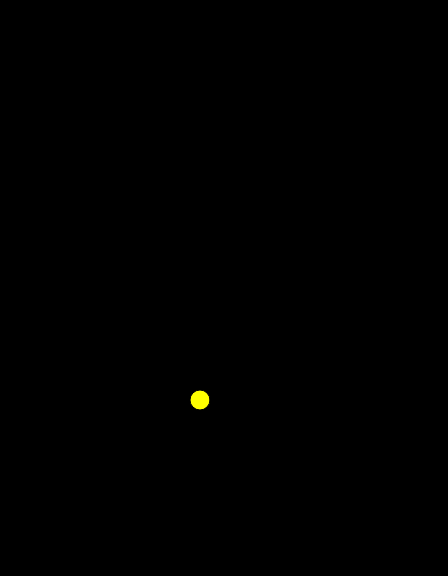
Frame 1 (no input)
Frame 60 (no input): identical to frame 1, image omitted
Frame 120 (the mouse pressed at the canvas centre since frame 60): identical to frame 1, image omitted

The p5.js sketch that drew this single still picture (run headless with seeded random() and noise() and a simulated clock; from frame 60 on, the mouse is pressed at the canvas centre):

// p5.js sketch
// ── sketch.js
let game;

function setup() {
  createCanvas(cc.SCREENWIDTH, cc.SCREENHEIGHT);
  game = new Game();
}

function draw() {
  game.update();
  game.render();
}

// ── animation.js
class Animator {
    constructor(frames=[], speed=20, loop=true) {
        this.frames = frames;
        this.current_frame = 0;
        this.speed = speed;
        this.loop = loop;
        this.dt = 0;
        this.finished = false;
    }

    reset() {
        this.current_frame = 0;
        this.finished = false;
    }

    update(dt) {
        if (!this.finished) this.nextFrame(dt);
        if (this.current_frame == this.frames.length) {
            if (this.loop) this.current_frame = 0;
            else {
                this.finished = true;
                this.current_frame--;
            }
        }
        return this.frames[this.current_frame];
    }

    nextFrame(dt) {
        this.dt += dt;
        if (this.dt >= (1.0 / this.speed)) {
            this.current_frame++;
            this.dt = 0;
        }
    }
}

// ── constants.js
let cc = {
  sprites: {
    // must have full path or p5.js editor won't work here!
    "grass"   : { "path" : "assets/grass.png"},
    "project" : { "path" : "assets/project.png"},
    "title" : { "path" : "assets/title.png"},
  },
  sounds : {
    "run_amok" : { "path" : "assets/run_amok.mp3"},
  },
  
  TILEWIDTH    : 16,
  TILEHEIGHT   : 16,
  NROWS        : 36,
  NCOLS        : 28,
  SCREENWIDTH  : -1,  // placeholder, calc'ed below
  SCREENHEIGHT : -1,  // placeholder, calc'ed below
  SCREENSIZE   : -1,  // placeholder, calc'ed below
  BLACK        : 'black',
  YELLOW       : 'yellow',

  STOP         : 0,
  UP           : 1,
  DOWN         : -1,
  LEFT         : 2,
  RIGHT        : -2,

  PACMAN       : 0,
}
cc.SCREENWIDTH = cc.NCOLS*cc.TILEWIDTH;    // 448
cc.SCREENHEIGHT = cc.NROWS*cc.TILEHEIGHT;  // 576
cc.SCREENSIZE = (cc.SCREENWIDTH, cc.SCREENHEIGHT);

// ── entity.js
class Entity {
    constructor(node) {
        this.name = null;
        this.dirVectors = {UP:new Vector2(0, -1),DOWN:new Vector2(0, 1),LEFT:new Vector2(-1, 0),RIGHT:new Vector2(1, 0),STOP:new Vector2()};
        this.dirString = "STOP";
        this.setSpeed(100);
        this.radius = 10;
        this.collideRadius = 5;
        this.diam = this.radius*2;
        this.color = cc.WHITE;
        this.node = node;
        this.setPosition();
        this.targetNode = node;
        this.visible = true;
        this.disablePortal = false;
        this.goalVector = null;
        this.directionMethod = this.randomDirection;
    }

    goalDirection(dirVectors) {
        let distances = [];
        for (let dirString of dirVectors) {
            let vec = this.node.position.add(this.dirVectors[dirString].mul(cc.TILEWIDTH));
            vec = vec.sub(this.goalVector);
            distances.push(vec.magnitudeSquared());
        }
        let index = distances.indexOf(min(distances));
        return dirVectors[index];
    }
  
    // don't use arrow function here or won't work!
    update(dt) {
        let dir = this.dirVectors[this.dirString];
        let dPos = dir.mul(this.speed);
        dPos = dPos.mul(dt);
        this.position = this.position.add(dPos);

        if (this.overshotTarget()) {
            this.node = this.targetNode;
            let directions = this.validDirections();
            let dirString = this.directionMethod(directions);
            if (!this.disablePortal) {
                if (this.node.neighborNodes["PORTAL"] != null) {
                    this.node = this.node.neighborNodes["PORTAL"];
                }
            }
            this.targetNode = this.getNewTarget(dirString);
            if (this.targetNode != this.node) {
                this.dirString = dirString;
            } else {
                this.targetNode = this.getNewTarget(this.dirString);
            }
            this.setPosition();
        }
    }
    
    render = () => {
        if (this.visible) {
            let p = this.position.asInt();  // returns object
            fill(this.color);
            circle(p.x, p.y, this.diam);
        }
      }
          
    setPosition() {
        this.position = this.node.position.cpy();
    }

    getNewTarget(dirString) {
    if (this.validDirection(dirString)) {
        return this.node.neighborNodes[dirString];
    }
    return this.node
    }
  
    overshotTarget() {
        if (this.targetNode != null) {
          let vec1 = (this.targetNode.position).sub(this.node.position);
          let vec2 = (this.position).sub(this.node.position);
          let node2Target = vec1.magnitudeSquared();
          let node2Self = vec2.magnitudeSquared();
          return node2Self >= node2Target;
        }
        return false;
    }

    // get key value from cc.DIR that is
    // opposite direction of direction parameter
    oppDirection(dirString) {
        let dir = cc.DIR[dirString];
        let oppdir = dir * -1;
        // getKeyValue(..) is in sketch.js
        let oppKey = getKeyValue(cc.DIR, oppdir);
        return oppKey;
    }

    reverseDirection() {
        this.dirString = oppDirection(this.dirString);  // oppDirection() in this.file
        let temp = this.node;
        this.node = this.targetNode;
        this.targetNode = temp;
      }
  
    validDirection(dirString) {
        if (dirString != "STOP") {
            if (this.node.neighborNodes[dirString] != null) return true;
        }
        return false;
    }

    validDirections() {
        let directions = [];
        for (let key of ["UP", "DOWN", "LEFT", "RIGHT"]) {
            if (this.validDirection(key)) {
                let dir = cc.DIR[key];
                let thisdir = cc.DIR[this.dirString];
                if (dir != thisdir * -1) {
                    directions.push(key);
                }
            }
        }
        if (directions.length == 0) {
            directions.push(oppDirection(this.dirString));  // oppDirection in this.file
        }
        return directions;
    }

    // python randint(3, 9) -> return number between 3 & 9 (both included)
    // p5.js   random(3, 9) -> return number between 3 (inclusive) & 9 (exclusive)
    randomDirection(directions) {
        return directions[Math.floor(random(0, directions.length))];
    }

    oppositeDirection(dirString) {
        if (direction != "STOP") {
            let dir = cc.DIR[dirString];
            let thisdir = cc.DIR[this.dirString];
            if (dir == thisdir * -1) {
                return true;
            }
        }
        return false;
    }

    setSpeed(speed) {
        this.speed = speed * cc.TILEWIDTH / 16;
    }
}
// ── fruit.js
class Fruit extends Entity {
    constructor(node) {
        super(node);
        this.name = "FRUIT";
        this.color = cc.GREEN;
        this.lifespan = 10;
        this.timer = 0;
        this.destroy = false;
        this.points = 100;
        this.setBetweenNodes("RIGHT");
        this.sprites = new FruitSprites(this);
    }

    update(dt) {
        this.timer += dt;
        if (this.timer >= this.lifespan) this.destroy = true;
    }
}

// ── game.js
class Game {
  constructor() {
    this.pacman = new Pacman();
    this.lastdT = 0;
  }
  
  update = () => {
    // return amount of time passed since last time this line was called
    let wpn = window.performance.now();
    let dt = wpn - this.lastdT;   // milisecs since last time this line called
    this.lastdT = wpn;
    dt /= 1000.00;                // secs since last time this line called
    this.pacman.update(dt);
  }
  
  render = () => {
    background(cc.BLACK);
    this.pacman.render();
  }
}
// ── ghosts.js
class Ghost extends Entity {
    constructor(node, pacman=null, blinky=null) {
        super(node);
        this.name = "GHOST";
        this.points = 200;
        this.goalVector = new Vector2();
        this.directionMethod = this.goalDirection;
        this.pacman = pacman;
        this.mode = new ModeController(this);
        this.blinky = blinky;
        this.homeNode = node;
    }

    reset() {
        super.reset();
        this.points = 200;
        this.directionMethod = this.goalDirection;
    }

    update = (dt) => {
        this.mode.update(dt);
        if (this.mode.current == cc.SCATTER) this.scatter();
        else if (this.mode.current == cc.CHASE) this.chase();
        super.update(dt);
    }

    scatter() {
        this.goalVector = new Vector2();
    }

    chase() {
        this.goalVector = this.pacman.positionVector;
    }

    startFreight() {
        this.mode.setFreightMode();
        if (this.mode.current == cc.FREIGHT) {
            this.setSpeed(50);
            this.directionMethod = this.goalDirection;
        }
    }

    normalMode() {
        this.setSpeed(100);
        this.directionMethod = this.goalDirection;
    }

    spawn() {
        this.goalVector = this.spawnNode.position;
    }

    setSpawnNode(node) {
        this.spawnNode = node;
    }

    startSpawn() {
        this.mode.setSpawnMode();
        if (this.mode.current == cc.SPAWN) {
            this.setSpeed(150);
            this.directionMethod = this.goalDirection;
            this.spawn();
        }
    }
}

class Blinky extends Ghost {
    constructor(node, pacman=null, blinky=null) {
        super(node, pacman, blinky);
        this.name = "BLINKY";
        this.color = cc.RED;
    }
}

class Pinky extends Ghost {
    constructor(node, pacman=null, blinky=null) {
        super(node, pacman, blinky);
        this.name = "PINKY";
        this.color = cc.PINK;
    }

    scatter() {
        this.goalVector = new Vector2(cc.TILEWIDTH*cc.NCOLS, 0);
    }

    chase() {
        this.goalVector = this.pacman.positionVector.add(this.pacman.dirVectors[this.pacman.dirString]);
        this.goalVector = this.goalVector.mul(cc.TILEWIDTH * 4);
    }
}

class Inky extends Ghost {
    constructor(node, pacman=null, blinky=null) {
        super(node, pacman, blinky);
        this.name = "INKY";
        this.color = cc.TEAL;
    }

    scatter() {
        this.goalVector = new Vector2(cc.TILEWIDTH*cc.NCOLS, cc.TILEHEIGHT*cc.NROWS);
    }

    chase() {
        let vec1 = this.pacman.positionVector.add(this.pacman.dirVectors[this.pacman.dirString]);
        vec1 = vec1.mul(cc.TILEWIDTH * 2);
        let bPos = this.blinky.position;
        let vec2 = vec1.sub(bPos);
        vec2 = vec2.mul(2);
        this.goalVector = bPos.add(vec2);
    }
}

class Clyde extends Ghost {
    constructor(node, pacman=null, blinky=null) {
        super(node, pacman, blinky);
        this.name = "CLYDE";
        this.color = cc.ORANGE;
    }

    scatter() {
        this.goalVector = new Vector2(0, cc.TILEHEIGHT*cc.NROWS);
    }

    chase() {
        let d = this.pacman.positionVector.sub(this.position);
        let ds = d.magnitudeSquared();
        if (ds <= Math.pow(cc.TILEWIDTH*8, 2)) {
            this.scatter()
        } else {
            this.goalVector = this.pacman.positionVector.add(this.pacman.dirVectors[this.pacman.dirString]);
            this.goalVector = this.goalVector.mul(cc.TILEWIDTH * 4);    
        }
    }
}

class GhostGroup {
    constructor(node, pacman) {
        this.blinky = new Blinky(node, pacman);
        this.pinky = new Pinky(node, pacman);
        this.inky = new Inky(node, pacman, this.blinky);
        this.clyde = new Clyde(node, pacman);
        this.ghosts = [this.blinky, this.pinky, this.inky, this.clyde];
    }

    update = (dt) => {
        for (let ghost of this.ghosts) {
            ghost.update(dt)
        }
    }

    startFreight() {
        for (let ghost of this.ghosts) {
            ghost.startFreight()
        }
        this.resetPoints();
    }

    setSpawnNode(node) {
        for (let ghost of this.ghosts) {
            ghost.setSpawnNode(node);
        }
    }

    updatePoints() {
        for (let ghost of this.ghosts) {
            ghost.points *= 2;
        }
    }

    resetPoints() {
        for (let ghost of this.ghosts) {
            ghost.points = 200;
        }
    }

    reset() {
        for (let ghost of this.ghosts) {
            ghost.reset();
        }
    }

    hide() {
        for (let ghost of this.ghosts) {
            ghost.visible = false;
        }
    }

    show() {
        for (let ghost of this.ghosts) {
            ghost.visible = true;
        }
    }

    render = () => {
        for (let ghost of this.ghosts) {
            ghost.render();
        }
    }
}

// ── maze.js
let maze1 = [
    // 0        10        20     27
    // 0123456789012345678901234567
/*00*/"XXXXXXXXXXXXXXXXXXXXXXXXXXXX",
/*01*/"XXXXXXXXXXXXXXXXXXXXXXXXXXXX",
/*02*/"XXXXXXXXXXXXXXXXXXXXXXXXXXXX",
/*03*/"0111111111111781111111111110",
/*04*/"1+....+.....+33+.....+....+1",
/*05*/"1.2332.23332.33.23332.2332.1",
/*06*/"1p3XX3.3XXX3.33.3XXX3.3XX3p1",
/*07*/"1.2332.23332.22.23332.2332.1",
/*08*/"1+....+..+..+..+..+..+....+1",
/*19*/"1.2332.22.23333332.22.2332.1",
/*10*/"1.2332.33.23399332.33.2332.1",
/*11*/"1+....+33+..+33+..+33+....+1",
/*12*/"011116.39332|33|23393.611110",
/*13*/"XXXXX1.39332|22|23393.1XXXXX",
/*14*/"XXXXX1.33n--n--n--n33.1XXXXX",
/*15*/"XXXXX1.33|455==554|33.1XXXXX",
/*16*/"111116.22|5XXXXXX5|22.611111",
/*17*/"n-----+--n5XXXXXX5n--+-----n",
/*18*/"111116.22|5XXXXXX5|22.611111",
/*29*/"XXXXX1.33|45555554|33.1XXXXX",
/*20*/"XXXXX1.33n--------n33.1XXXXX",
/*21*/"XXXXX1.33|23333332|33.1XXXXX",
/*22*/"011116.22|23399332|22.611110",
/*23*/"1+....+..+..+33+..+..+....+1",
/*24*/"1.2332.23332.33.23332.2332.1",
/*25*/"1.2393.23332.22.23332.3932.1",
/*26*/"1P.+33+..+..+--+..+..+33+.P1",
/*27*/"832.33.22.23333332.22.33.237",
/*28*/"732.22.33.23399332.33.22.238",
/*39*/"1+.+..+33+..+33+..+33+..+.+1",
/*30*/"1.2333399332.33.2339933332.1",
/*31*/"1.2333333332.22.2333333332.1",
/*32*/"1+..........+..+..........+1",
/*33*/"0111111111111111111111111110",
/*34*/"XXXXXXXXXXXXXXXXXXXXXXXXXXXX",
/*35*/"XXXXXXXXXXXXXXXXXXXXXXXXXXXX",
];

// ── mazedata.js
class MazeBase {
    constructor() {
        this.portalPairs = {};
        this.homeoffset = {x:0, y:0};
        this.ghostNodeDeny = {UP:{}, DOWN:{}, LEFT:{}, RIGHT:{}};
    }

    setPortalPairs(nodes) {
        for (const[key, value] of Object.entries(this.portalPairs)) {
            const pair1 = value[0];
            const pair2 = value[1];
            nodes.setPortalPair(pair1, pair2);
        }
    }

    connectHomeNodes(nodes) {
        const key = nodes.createHomeNodes(this.homeoffset.x, this.homeoffset.y);
        nodes.connectHomeNodes(key, this.homenodeconnectLeft, "LEFT");
        nodes.connectHomeNodes(key, this.homenodeconnectRight, "RIGHT");
    }

    addOffset(x, y) {
        return {x:x+this.homeoffset.x, y:y+this.homeoffset.y};
    }

    denyGhostsAccess(ghosts, nodes) {
        let aof = this.addOffset(2, 3);
        nodes.denyAccessList(aof.x, aof.y, "LEFT", ghosts);
        nodes.denyAccessList(aof.x, aof.y, "RIGHT", ghosts);

        for (const[key, value] of Object.entries(this.ghostNodeDeny)) {
            nodes.denyAccessList(value.x, value.y, key, ghosts);
        }
    }
}

class Maze1 extends MazeBase {
    constructor() {
        super();
        this.name = "maze1";
        this.maze = maze1;
        this.mazeRot = maze1_rotation;
        this.portalPairs = {0:[{x:0, y:17}, {x:27, y:17}]};
        this.homeoffset = {x:11.5, y:14};
        this.homenodeconnectLeft = "12-14";//{x:12, y:14};
        this.homenodeconnectRight = "15-14";//{x:15, y:14};
        this.pacmanStart = {x:15, y:26};
        this.fruitStart = {x:9, y:20};
        let aof = this.addOffset(2, 3);
        this.ghostNodeDeny = {    UP:[{x:12, y:14}, {x:15, y:14}, {x:12, y:26}, {x:15, y:26}],
                                LEFT:[{x:aof.x, y:aof.y}],
                               RIGHT:[{x:aof.x, y:aof.y}]
                            };
    }
}

class Maze2 extends MazeBase {
    constructor() {
        super();
        this.name = "maze2";
        this.maze = maze2;
        this.mazeRot = maze2_rotation;
        this.portalPairs = {0:[{x:0, y:4}, {x:27, y:4}], 1:[{x:0, y:26}, {x:27, y:26}]};
        this.homeoffset = {x:11.5, y:14};
        this.homenodeconnectLeft = "9-14";//{x:9, y:14};
        this.homenodeconnectRight = "18-14";//{x:18, y:14};
        this.pacmanStart = {x:16, y:26};
        this.fruitStart = {x:11, y:20};
        let aof = this.addOffset(2, 3);
        this.ghostNodeDeny = {    UP:[{x:9, y:14}, {x:18, y:14}, {x:11, y:23}, {x:16, y:23}],
                                LEFT:[{x:aof.x, y:aof.y}],
                               RIGHT:[{x:aof.x, y:aof.y}]
                            };
    }
}

class MazeData {
    constructor() {
        this.obj = null;
        this.mazedict = {0:Maze1, 1:Maze2};
    }

    loadMaze(level) {
        const len = Object.keys(this.mazedict).length;  // get length of mazedict object
        this.obj = new this.mazedict[level%len]();      // new Maze1() or new Maze2() class
    }
}

// ── modes.js
class MainMode {
    constructor() {
        this.timer = 0;
        this.scatter();
    }

    update = (dt) => {
        this.timer += dt;
        if (this.timer >= this.time) {
            if (this.mode == cc.SCATTER) this.chase();
            else if (this.mode == cc.CHASE) this.scatter();
        }
    }

    scatter() {
        this.mode = cc.SCATTER;
        this.time = 7;
        this.timer = 0;
    }

    chase() {
        this.mode = cc.CHASE;
        this.time = 20;
        this.timer = 0;
    }
}

class ModeController {
    constructor(entity) {
        this.timer = 0;
        this.time = null;
        this.mainmode = new MainMode();
        this.current = this.mainmode.mode;
        this.entity = entity;
    }

    update = (dt) => {
        this.mainmode.update(dt);
        if (this.current == cc.FREIGHT) {
            this.timer += dt;
            if (this.timer >= this.time) {
                this.time = null;
                this.entity.normalMode();
                this.current = this.mainmode.mode;
            }
        } else {
            this.current = this.mainmode.mode;
        }
    }

    setFreightMode() {
        let ary = [cc.SCATTER, cc.CHASE];
        if (ary.includes(this.current)) {
            this.timer = 0;
            this.time = 7;
            this.current = cc.FREIGHT;
        } else if (this.current == cc.FREIGHT) this.timer = 0;
    }
}

// ── nodes.js
class Node {
  constructor(x, y) {
    this.position = new Vector2(x, y);
    this.neighborNodes = {UP:null, DOWN:null, LEFT:null, RIGHT:null, PORTAL:null};
  }
  
  render = () => {
    for (let key in this.neighborNodes) {
      if (this.neighborNodes[key] != null) {
        let line_start = this.position.asTuple();                   // draw line from this node to...
        let line_end = this.neighborNodes[key].position.asTuple();  // each neighbor node
        push();
        stroke(cc.WHITE);
        strokeWeight(4);
        line(line_start.x, line_start.y, line_end.x, line_end.y);
        fill(cc.RED);
        noStroke();
        let p = this.position.asInt();  // returns object
        circle(p.x, p.y, 24);
        pop();
      }
    }
  }
}

class NodeGroup {
  constructor(maze) {
    this.maze = maze;
    this.nodesLUT = {};
    this.nodeSymbols = ['+', 'P', 'n'];
    this.pathSymbols = ['.', '-', '|', 'p'];
    this.createNodeTable(this.maze);
    this.connectHorizontally(this.maze);
    this.connectVertically(this.maze);
    this.homekey = null;
  }

  createHomeNodes(xoffset, yoffset) {
    let homedata = [
      "XX+XX",
      "XX.XX",
      "+X.X+",
      "+.+.+",
      "+XXX+",
    ];
    this.createNodeTable(homedata, xoffset, yoffset);
    this.connectHorizontally(homedata, xoffset, yoffset);
    this.connectVertically(homedata, xoffset, yoffset);
    this.homekey = this.constructKey(xoffset+2, yoffset);
    return this.homekey;
  }

  // returns dash-separated x,y coord key string
  // used in nodesLUT (object with key-value pairs)
  // eg. key might be "22-56" which is x,y dash separated coords of node
  constructKey(x, y) {
    //return {x:x*cc.TILEWIDTH, y:y*cc.TILEHEIGHT};
    let coordx = x*cc.TILEWIDTH;
    let coordy = y*cc.TILEHEIGHT;
    return coordx+"-"+coordy;
  }

  connectHomeNodes(homekey, otherkey, dirString) {
    let coord = this.keyToCoords(otherkey);
    let key = this.constructKey(coord.x, coord.y);
    this.nodesLUT[homekey].neighborNodes[dirString] = this.nodesLUT[key];
    let oppString = oppDirection(dirString);  // oppDirection(..) in sketch.js
    this.nodesLUT[key].neighborNodes[oppString] = this.nodesLUT[homekey];
  }

  setPortalPair(pair1, pair2) {
    let key1 = this.constructKey(pair1.x, pair1.y);
    let key2 = this.constructKey(pair2.x, pair2.y);
    let keys = Object.keys(this.nodesLUT);
    if ((keys.indexOf(key1) != -1) && (keys.indexOf(key2) != -1)) {
      this.nodesLUT[key1].neighborNodes["PORTAL"] = this.nodesLUT[key2];
      this.nodesLUT[key2].neighborNodes["PORTAL"] = this.nodesLUT[key1];
    }
  }

  createNodeTable(data, xoffset=0, yoffset=0) {
    let row, col;
    for (row=0; row<data.length; row++) {
      for (col=0; col<data[row].length; col++) {
        // is char from maze in this.nodeSymbols array?
        if (this.nodeSymbols.indexOf(data[row][col]) != -1) {
          let key = this.constructKey(col+xoffset, row+yoffset);
          let coords = this.keyToCoords(key);
          this.nodesLUT[key] = new Node(coords.x, coords.y);
        }
      }
    }
  }

  // given key like "36-120" return object {x:36, y:120}
  keyToCoords(key) {
    let coords = key.split("-");
    return {x:parseInt(coords[0]), y:parseInt(coords[1])};
  }

  connectHorizontally(data, xoffset=0, yoffset=0) {
    let row, col, key, otherkey, coord;
    for (row=0; row<data.length; row++) {
      key = null;
      for (col=0; col<data[row].length; col++) {
        // is char from maze in this.nodeSymbols array?
        if (this.nodeSymbols.indexOf(data[row][col]) != -1) {
          if (key == null) {
            key = this.constructKey(col+xoffset, row+yoffset);
          } else {
            otherkey = this.constructKey(col+xoffset, row+yoffset);
            this.nodesLUT[key].neighborNodes["RIGHT"] = this.nodesLUT[otherkey];
            this.nodesLUT[otherkey].neighborNodes["LEFT"] = this.nodesLUT[key];
            key = otherkey;
          }
        } else if (this.pathSymbols.indexOf(data[row][col]) == -1) {
          key = null;
        }
      }
    }
  }

  connectVertically(data, xoffset=0, yoffset=0) {
    let row, col, key, otherkey, coord;
    let dataT = this.transpose(data);
    for (col=0; col<dataT.length; col++) {
      key = null;
      for (row=0; row<dataT[col].length; row++) {
        if (this.nodeSymbols.indexOf(dataT[col][row]) != -1) {
          if (key == null) {
            key = this.constructKey(col+xoffset, row+yoffset);
          } else {
            otherkey = this.constructKey(col+xoffset, row+yoffset);
            this.nodesLUT[key].neighborNodes["DOWN"] = this.nodesLUT[otherkey]
            this.nodesLUT[otherkey].neighborNodes["UP"] = this.nodesLUT[key]
            key = otherkey
          }
        } else if (this.pathSymbols.indexOf(dataT[col][row]) == -1) {
          key = null;
        }
      }
    }
  }

  //src: https://stackoverflow.com/questions/17428587/transposing-a-2d-array-in-javascript
  transpose(matrix) {
    const rows = matrix.length, cols = matrix[0].length;
    const grid = [];
    for (let j = 0; j < cols; j++) {
      grid[j] = Array(rows);
    }
    for (let i = 0; i < rows; i++) {
      for (let j = 0; j < cols; j++) {
        grid[j][i] = matrix[i][j];
      }
    }
    return grid;
  }

  // return 1st node in this.nodesLUT object
  getStartTempNode = () => {
    // convert values in this.nodesLUT to array
    let nodes = Object.values(this.nodesLUT);
    return nodes[0];  // return 1st array entry
  }

  render = () => {
    let nodes = Object.values(this.nodesLUT);
    nodes.forEach(node => node.render());
  }

  getNodeFromTiles(col, row) {
    let xyKey = this.constructKey(col, row);
    if (xyKey in this.nodesLUT) return this.nodesLUT[xyKey];
    return null;
  }
}

// ── pacman.js
class Pacman {
  constructor() {
    this.position = new Vector2(200, 400);
    this.radius = 10;
    this.diam = this.radius*2;
    this.color = cc.YELLOW;
    this.dirVectors = {STOP:new Vector2(), UP:new Vector2(0, -1), DOWN:new Vector2(0, 1), LEFT:new Vector2(-1,0), RIGHT:new Vector2(1,0)};
    this.dirString = "STOP";
    this.dirVector = this.dirVectors[this.dirString]; // or getDirectionVector(this.dirString)
    this.speed = 100;
  }
  
  update = (dt) => {
    let dirVector = this.getDirectionVector(this.dirString);
    let dPos = dirVector.mul(this.speed);
    dPos = dPos.mul(dt);
    this.position = this.position.add(dPos);
    this.dirString = this.getValidKey();
  }

  render = () => {
    let p = this.position.asInt();  // returns object
    fill(this.color);
    circle(p.x, p.y, this.diam);
  }

  getDirectionVector(dirString) {
    return this.dirVectors[dirString];
  }
  
  getValidKey = () => {
    if (keyIsDown(UP_ARROW))    return "UP";
    if (keyIsDown(DOWN_ARROW))  return "DOWN";
    if (keyIsDown(LEFT_ARROW))  return "LEFT";
    if (keyIsDown(RIGHT_ARROW)) return "RIGHT";
    return "STOP";
  }
}
// ── pauser.js
class Pause {
    constructor(paused=false) {
        this.paused = paused;
        this.timer = 0;
        this.pauseTime = null;
        this.func = null;
    }

    update(dt) {
        if (this.pauseTime != null) {
            this.timer += dt;
            if (this.timer >= this.pauseTime) {
                this.timer = 0;
                this.paused = false;
                this.pauseTime = null;
                return this.func
            }
        }
        return null;
    }

    setPause(playerPaused=false, pauseTime=null, func=null) {
        this.timer = 0;
        this.func = func;
        this.pauseTime = pauseTime;
        this.flip();
    }

    flip() {
        this.paused = !this.paused;
    }
}
// ── pellets.js
class Pellet {
    constructor(row, column) {
        this.name = "PELLET";
        this.position = new Vector2(column*cc.TILEWIDTH, row*cc.TILEHEIGHT);
        this.color = cc.WHITE;
        this.radius = (4 * cc.TILEWIDTH / 16)|0;
        this.diam = this.radius*2;
        this.collideRadius = (4 * cc.TILEWIDTH / 16)|0;
        this.points = 10;
        this.visible = true;
    }

    render = () => {
        if (this.visible) {
            let p = this.position.asInt();
            push();
            fill(this.color);
            noStroke();
            circle(p.x, p.y, this.diam);
            pop();
        }
    }
}

class PowerPellet extends Pellet {
    constructor(row, column) {
        super(row, column);
        this.name = "POWERPELLET";
        this.radius = (8 * cc.TILEWIDTH / 16)|0;
        this.diam = this.radius*2;
        this.points = 50;
        this.flashTime = 0.2;
        this.timer = 0;
    }

    update(dt) {
        this.timer += dt;
        if (this.timer >= this.flashTime) {
            this.visible = !this.visible;
            this.timer = 0;
        }
    }
}

class PelletGroup {
    constructor(theMaze) {
        this.maze = theMaze;
        this.pelletList = [];
        this.powerpellets = [];
        this.createPelletList(this.maze);
        this.numeaten = 0;
    }

    update = (dt) => {
        for (let powerpellet of this.powerpellets) {
            powerpellet.update(dt);
        }
    }

    render = () => {
        for (let pellet of this.pelletList) {
            pellet.render();
        }
    }

    createPelletList(data) {
        let row, col;
        let sym1 = ['.', '+'];
        let sym2 = ['P', 'p'];
        for (row=0; row<data.length; row++) {
            for (col=0; col<data[row].length; col++) {
                // is char from maze in sym1 array?
                if (sym1.indexOf(data[row][col]) != -1) {
                    this.pelletList.push(new Pellet(row, col));
                } else if (sym2.indexOf(data[row][col]) != -1) {
                    let pp = new PowerPellet(row, col);
                    this.pelletList.push(pp);
                    this.powerpellets.push(pp);
                }
            }
        }
    }

    isEmpty() {
        if (this.pelletList.length == 0) return true;
        return false;
    }
}
// ── sprites.js
class Spritesheet {
    constructor() {
        this.sheet = cc.spritesheet;
        const ww = parseInt(this.sheet.width/cc.BASETILEWIDTH * cc.TILEWIDTH);
        const hh = parseInt(this.sheet.height/cc.BASETILEHEIGHT * cc.TILEHEIGHT);
        this.sheet.resize(ww, hh);
    }

    getImage(x, y, w, h) {
        return (this.sheet.get(x*cc.TILEWIDTH, y*cc.TILEHEIGHT, w, h));
    }
}

class PacmanSprites extends Spritesheet {
    constructor(entity) {
        super();
        this.entity = entity;
        this.entity.image = this.getStartImage();
        this.animations = {};
        this.defineAnimations();
        this.stopimage = {x:8, y:0};
    }

    getStartImage() {
        return this.getImage(8, 0);
    }

    getImage(x, y) {
        return super.getImage(x, y, 2*cc.TILEWIDTH, 2*cc.TILEHEIGHT);
    }

    defineAnimations() {
        this.animations["LEFT"]  = new Animator([{x:8, y:0}, {x:0, y:0}, {x:0, y:2}, {x:0, y:0}]);
        this.animations["RIGHT"] = new Animator([{x:10, y:0}, {x:2, y:0}, {x:2, y:2}, {x:2, y:0}]);
        this.animations["UP"]    = new Animator([{x:10, y:2}, {x:6, y:0}, {x:6, y:2}, {x:6, y:0}]);
        this.animations["DOWN"]  = new Animator([{x:8, y:2}, {x:4, y:0}, {x:4, y:2}, {x:4, y:0}]);
    }

    update(dt) {
        let frame;
        if (this.entity.dirString != "STOP") frame = this.animations[this.entity.dirString].update(dt);
        else frame = this.stopimage;    // author sets stopimage to 4 diff sprites but they're all the same!
        this.entity.image = this.getImage(frame.x, frame.y);
    }

    reset() {
        for (const [key, value] of Object.entries(this.animations))
            value.reset();
    }
}

class GhostSprites extends Spritesheet {
    constructor(entity) {
        super();
        this.x = {"BLINKY":0, "PINKY":2, "INKY":4, "CLYDE":6};
        this.entity = entity;
        this.entity.image = this.getStartImage();
    }

    getStartImage() {
        return this.getImage(this.x[this.entity.name], 4);
    }

    getImage(x, y) {
        return super.getImage(x, y, 2*cc.TILEWIDTH, 2*cc.TILEHEIGHT);
    }
}

class FruitSprites extends Spritesheet {
    constructor(entity) {
        super();
        this.entity = entity;
        this.entity.image = this.getStartImage();
    }

    getStartImage() {
        return this.getImage(16, 8);
    }

    getImage(x, y) {
        return super.getImage(x, y, 2*cc.TILEWIDTH, 2*cc.TILEHEIGHT);
    }
}

class LifeSprites extends Spritesheet {
    constructor(numlives) {
        super();
        this.images = [];
        this.resetLives(numlives);
    }

    removeImage() {
        if (this.images.length > 0)
            this.images.pop();
    }

    resetLives(numlives) {
        this.images = [];
        for (let ii=0; ii<numlives; ii++)
            this.images.push(this.getImage(0,0));
    }

    getImage(x, y) {
        return super.getImage(x, y, 2*cc.TILEWIDTH, 2*cc.TILEHEIGHT);
    }
}

class MazeSprites extends Spritesheet {
    constructor(maze, rotationArray) {
        super();
        this.data = maze;
        this.rotdata = rotationArray;
    }

    getImage(x, y) {
        return super.getImage(x, y, cc.TILEWIDTH, cc.TILEHEIGHT);
    }

    constructBackground(bg, y) {
        let isdigit = function(char) {
            return !isNaN(char);
        }
        // rotate image in offscreen buffer & return it
        let getRotatedImage = function(img, angle) {
            const ww = img.width;
            const hh = img.height;
            let bufr = createGraphics(ww, hh);
            bufr.push();
            bufr.angleMode(DEGREES);
            bufr.imageMode(CENTER)
            bufr.translate(ww/2, hh/2);
            bufr.rotate(angle);
            bufr.image(img, 0, 0);
            bufr.pop();
            let rotImg = bufr.get(0, 0, ww, hh);
            return rotImg;
        }
        for (let row=0; row<this.data.length; row++) {
            const mazeRow = this.data[row];
            const rotRow = this.rotdata[row];
            let sprite;
            for (let col=0; col<this.data[0].length; col++) {
                const char = mazeRow.charAt(col);
                if (isdigit(char)) {
                    const x = parseInt(char) + 12;
                    sprite = this.getImage(x, y);
                    const rotval = parseInt(rotRow.charAt(col));
                    if (rotval != 0) sprite = getRotatedImage(sprite, -rotval*90);
                    bg.image(sprite, col*cc.TILEWIDTH, row*cc.TILEHEIGHT);
                } else if (char == '=') {
                    sprite = this.getImage(10, 8);
                    bg.image(sprite, col*cc.TILEWIDTH, row*cc.TILEHEIGHT);
                }
            }
        }
        return bg;
    }
}

// ── text.js
/*
In pygame, text cannot be written directly to the screen.
The first step is to create a Font object with a given font size.
The second step is to render the text into an image with a given color.
The third step is to blit the image to the screen. These are the steps:

font = pygame.font.SysFont(None, 24)
img = font.render('hello', True, BLUE)
screen.blit(img, (20, 20))
*/

class Text {
    constructor(text, color, x, y, size, time=null, id=null, visible=true) {
        this.id = id;
        this.text = text;
        this.color = color;
        this.size = size;
        this.visible = visible;
        this.posVector = new Vector2(x, y);
        this.timer = 0;
        this.lifespan = time;
        this.label = null;
        this.destroy = false;
        this.font = cc.pressfont;   // setupFont(..)
    }

    setText(newtext) {
        this.text = newtext;
    }

    update(dt) {
        if (this.lifespan != null) {
            this.timer += dt;
            if (this.timer >= this.lifespan) {
                this.timer = 0;
                this.lifespan = null;
                this.destroy = true;
                this.visible = false;
            }
        }
    }

    render() {
        if (this.visible) {
            const pos = this.posVector.asTuple();   // get posVector as {x:xVal, y:yVal}
            push();
            textFont(this.font);
            fill(this.color);
            textSize(this.size);
            text(this.text, pos.x, pos.y);
            pop();
        }
    }
}

class TextGroup {
    constructor() {
        this.nextid = 10;
        this.alltext = {};
        this.setupText();
        this.showText(cc.READYTXT);
    }

    addText(text, color, x, y, size, time=null, id=null) {
        this.nextid++;
        this.alltext[this.nextid] = new Text(text, color, x, y, size, time, id);
        return this.nextid;
    }

    removeText(id) {
        delete this.alltext[id];
    }

    setupText() {
        const size = cc.TILEHEIGHT;
        this.alltext[cc.SCORETXT] = new Text('0'.padEnd(8, '0'), cc.WHITE, 0, 2*cc.TILEHEIGHT+2, size);
        this.alltext[cc.LEVELTXT] = new Text('1'.padStart(3, '0'), cc.WHITE, 23*cc.TILEWIDTH, 2*cc.TILEHEIGHT+2, size);
        this.alltext[cc.READYTXT] = new Text("READY!", cc.YELLOW, 11.25*cc.TILEWIDTH, 21*cc.TILEHEIGHT, size, null, null, false);
        this.alltext[cc.PAUSETXT] = new Text("PAUSED!", cc.YELLOW, 10.625*cc.TILEWIDTH, 21*cc.TILEHEIGHT, size, null, null, false);
        this.alltext[cc.GAMEOVERTXT] = new Text("GAMEOVER!", cc.YELLOW, 10*cc.TILEWIDTH, 21*cc.TILEHEIGHT, size, null, null, false);
        this.addText("SCORE", cc.WHITE, 0, cc.TILEHEIGHT+2, size);
        this.addText("LEVEL", cc.WHITE, 23*cc.TILEWIDTH, cc.TILEHEIGHT+2, size);
    }

    update(dt) {
        for (const [key, value] of Object.entries(this.alltext)) {
            value.update(dt);
            if (value.destroy) this.removeText(key);
        }
    }

    showText(id) {
        this.hideText();
        this.alltext[id].visible = true;
    }

    hideText() {
        this.alltext[cc.READYTXT].visible = false;
        this.alltext[cc.PAUSETXT].visible = false;
        this.alltext[cc.GAMEOVERTXT].visible = false;
    }

    updateScore(score) {
        this.updateText(cc.SCORETXT, score.toString().padStart(8, '0'));
    }

    updateLevel(level) {
        this.updateText(cc.LEVELTXT, (level+1).toString().padStart(3, '0'));
    }

    updateText(id, value) {
        if (id in this.alltext) this.alltext[id].setText(value);
    }

    render() {
        for (const [key, value] of Object.entries(this.alltext)) {
            //console.log(key, value/*`${key}: ${value}`*/);
            /*if (value.visible)*/ value.render();
        }
    }
}

// ── vector.js
class Vector2 {
  constructor(x=0, y=0) {
    this.x = x;
    this.y = y;
    this.thresh = 0.000001;
  }
  
  add(other) {
    return new Vector2(this.x+other.x, this.y+other.y);
  }
  sub(other) {
    return new Vector2(this.x-other.x, this.y-other.y);    
  }
  neg() {
    return new Vector2(-this.x, -this.y);
  }
  mul(scalar) {
    return new Vector2(this.x*scalar, this.y*scalar);
  }
  div(scalar) {
    if (scalar != 0) {
      return new Vector2(this.x/parseFloat(scalar), this.y/parseFloat(scalar));
    }
    return null;
  }
  truediv(scalar) {
    return this.div(scalar);
  }
  eq(other) {
    if (Math.abs(this.x-other.x) < this.thresh) {
      if (Math.abs(this.y-other.y) < this.thresh) {
        return true;
      }
      return false;
    }
  }
  magnitudeSquared() {
    return this.x*this.x + this.y*this.y;
  }
  magnitude() {
    return Math.sqrt(this.magnitudeSquared());
  }
  // p5.js already has copy() function so must rename
  cpy() {
    return new Vector2(this.x, this.y);
  }
  asTuple() {
    return {x:this.x, y:this.y};
  }
  asInt() {
    return {x:parseInt(this.x), y:parseInt(this.y)};
  }
  // p5.js already has str() function so must rename
  strng() {
    return "<"+str(this.x)+", "+str(this.y)+">";
  }
}
